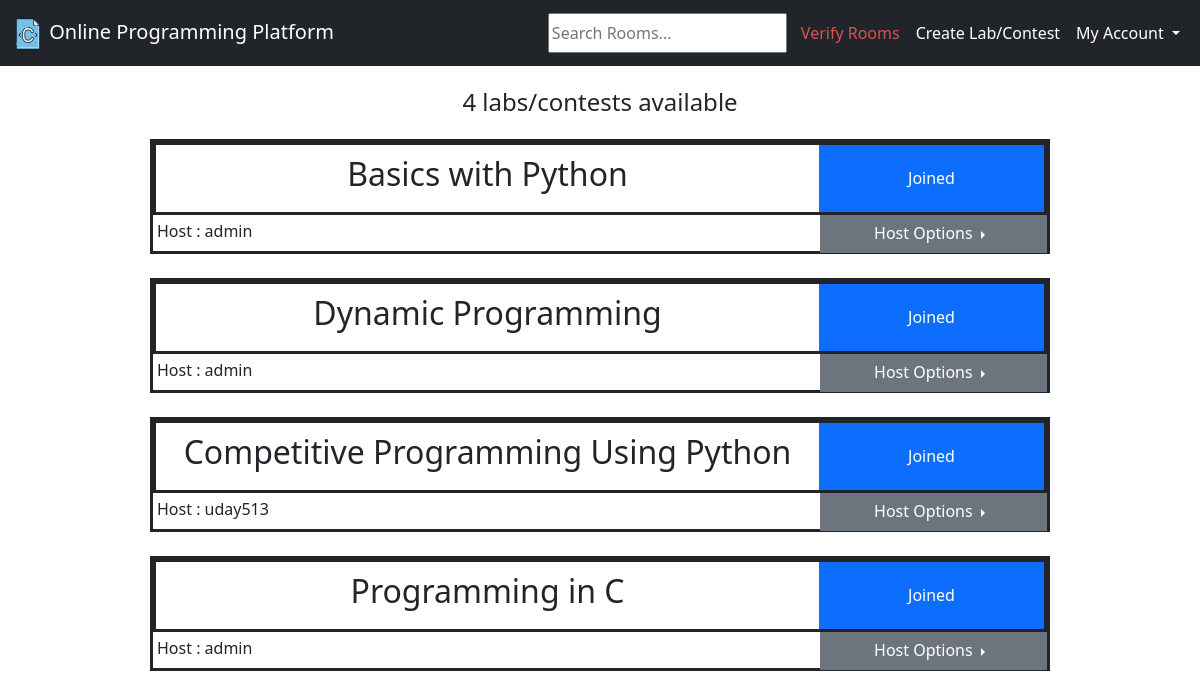
Before: /home/ (signed in) with the older database file.
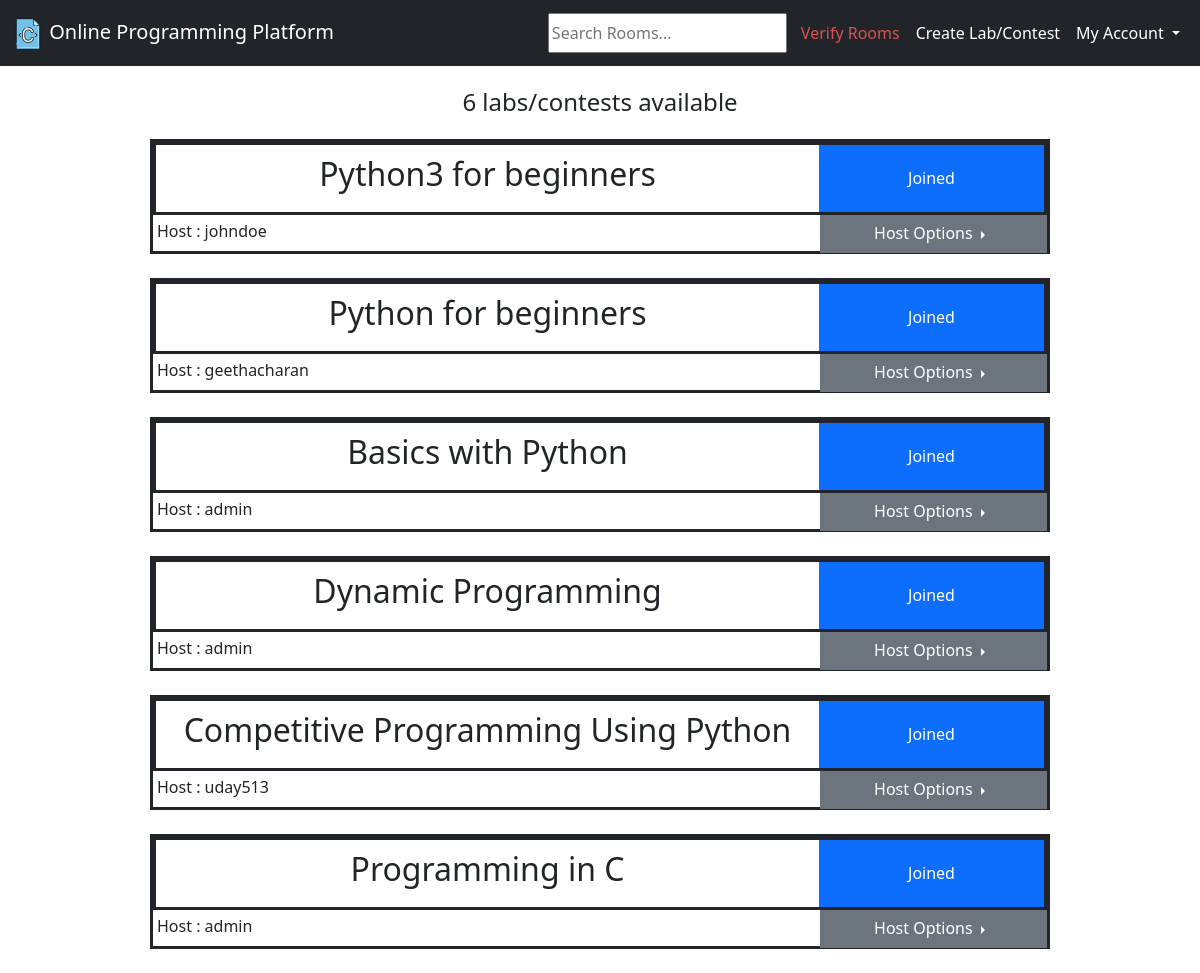
After: the same page with the newer database file.
### base/models.py (models this page shows, shortened)
class Room(models.Model):
    host = models.ForeignKey(User, on_delete=models.SET_NULL, null=True)
    name = models.CharField(max_length=200)
    description = models.TextField(null=True, blank=True)
    verified = models.BooleanField(default=False)
    room_password = models.CharField(max_length=20, default="admin123")
    updated = models.DateTimeField(auto_now=True)
    created = models.DateTimeField(auto_now_add=True)
    class Meta:
        ordering = ['-updated', '-created']

### base/views.py (the view)
# urls.py: 2. Add a URL to urlpatterns:  path('', views.home, name='home')
@login_required(login_url='login')
def home(request):
    q = request.GET.get('q') if request.GET.get('q') != None else ''
    rooms = Room.objects.filter(
        Q(name__icontains=q), verified=True
    )
    room_count = rooms.count()
    username = request.user.get_username()
    user = User.objects.get(username=username)
    special = []
    for i in rooms:
        if len(VerifiedUser.objects.filter(room=i, user=user)) == 1:
            special.append(True)
        else:
            special.append(False)
    zip_context = zip(rooms, special)
    context = {'rooms': rooms, 'room_count': room_count, 'zip': zip_context}
    return render(request, "home.html", context)

### templates/home.html (shortened to what this page needs)
{% extends 'main.html' %}
{% block style %}
{% load static %}
<link rel="stylesheet" href="{% static 'css/home_style.css' %}">
{% endblock %}
{% block content %}
<div class="home1">
    {% if myroomsFlag %} <h4> My Labs/Contests </h4>
    {%else%} <h4>{{room_count}} labs/contests available</h4>
    {%endif%}
    <div>
        {% for room,joined in zip %}
        <div class="room-tile">
            <div class="room-tile-1">
                <div class="room-tile-name">
                    <h2>{{room.name}}</h2>
                </div>
                {% if joined %}
                <div class="room-tile-button">
                    <a href="/room/{{room.id}}" class="btn btn-primary rounded-0">Joined</a>
                </div>
                {%else%}
                <div class="room-tile-button">
                    <a href="/room/{{room.id}}" class="btn btn-info rounded-0">Join Now</a>
                </div>
                {%endif%}
            </div>
            <div class="room-tile-2">
                <div class="room-tile-host">
                    <h6>Host : {{room.host.username}}</h6>
                </div>
                {% if request.user.username == room.host.username %}
                {% include 'host_options_button.html' %}
                {%elif request.user.username == 'admin'%}
                {% include 'host_options_button.html' %}
                {%endif%}
            </div>
        </div>
        <br>
        {% endfor %}
    </div>
</div>
{% endblock %}

### templates/host_options_button.html (shortened to what this page needs)
<div class="room-tile-settings">
    <div class="btn-group dropend">
        <button type="button" class="btn btn-secondary dropdown-toggle rounded-0"
                data-bs-toggle="dropdown"
                aria-expanded="false">
            Host Options
        </button>
    </div>
</div>

Changed rows visible on the page:
added Room: name "Python3 for beginners", host.username "johndoe"
added Room: name "Python for beginners", host.username "geethacharan"
Other visible differences:
{{ room_count }}: "4" → "6"
